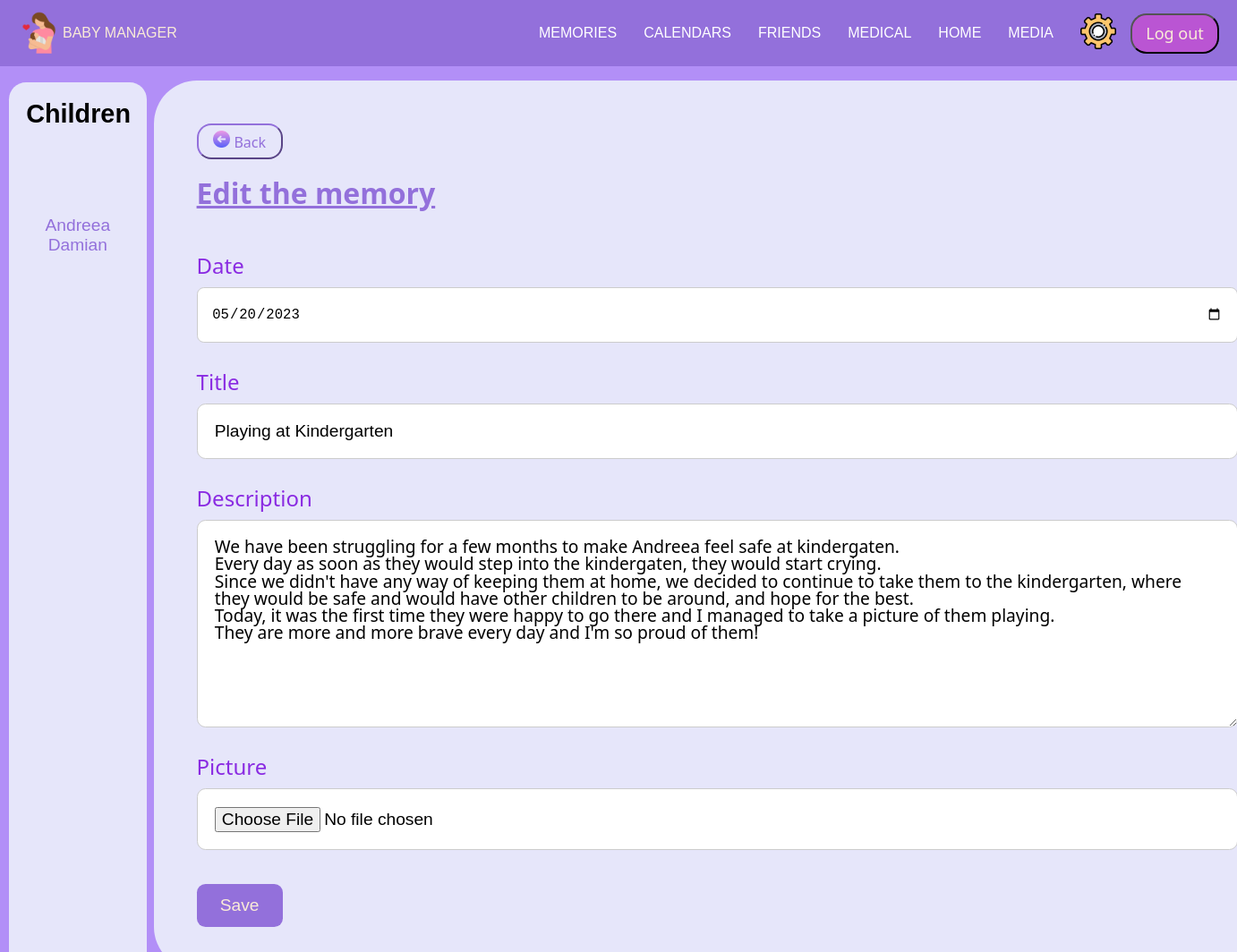
The app's page /Memories/Edit-memories.php?id=2 (signed in) with its own data.
### tables this page shows
CREATE TABLE `child` (
  `id` int(11) NOT NULL,
  `id_parent` int(11) NOT NULL,
  `firstname` varchar(200) NOT NULL,
  `lastname` varchar(200) NOT NULL,
  `birthday` date NOT NULL,
  `gender` varchar(50) NOT NULL
);

CREATE TABLE `memory` (
  `id` int(11) NOT NULL,
  `id_user` int(11) NOT NULL,
  `id_child` int(11) NOT NULL,
  `date` date NOT NULL,
  `title` varchar(200) NOT NULL,
  `description` varchar(1000) NOT NULL,
  `picture` longblob NOT NULL
);

### Memories/Edit-memories.php (the view, shortened to what this page needs)
<?php
    require "../config.php";
    $id_memory = $_GET['id'];
    $sql= mysqli_query($mysql, "SELECT * FROM memory where id='$id_memory'");
?>
<!DOCTYPE html>
<html lang="en-US">
<head>
    <link href="admin-topbar.css" rel="stylesheet" />
    <link href="Edit-memories-style.css" rel="stylesheet" />
    <link rel="stylesheet" href="https://cdnjs.cloudflare.com/ajax/libs/font-awesome/6.0.0-beta2/css/all.min.css" /></head>
</head>
<body>
    <?php require "../login-topbar.php"; ?>
        <div class="page">
            <?php require "leftbar-memories.php"; ?>
            <div class="right">
                <?php
                    while ($row = mysqli_fetch_assoc($sql)) {
                ?>
                <a href="Memories-child.php?id=<?php echo $row['id_child']; ?>">
                    <button>
                        <img src="../Photos/Back.png" alt="back">
                        Back
                    </button>
                </a>
                <h1> Edit the memory </h1>
                <form id="add-form" method="post">
                    <li id="date">
                        <label >Date</label>
                        <input type="date"  value="<?php echo $row['date']; ?>" id="memorydate" name="date">
                    </li>
                    <li id="title">
                        <label>Title</label>
                        <input type="text" value="<?php echo $row['title']; ?>" id="title" name="title" placeholder="Add a title">
                    </li>
                    <li id="description">
                        <label >Description</label>
                        <textarea name="description" rows="10" cols="100" placeholder="Describe the memory"><?php echo $row['description']; ?></textarea>
                    </li>
                    <li id="picture">
                        <label >Picture</label>
                        <input type="file" accept="image/*" value="" id="picture" name="picture" placeholder="Add picture">
                    </li>
                <div class="buttons-kid1">
                    <input type="submit" name="submit" value="Save">
                </div>
                </form>
                <?php
                    }
                ?>
            </div>
        </div>
</body>
</html>

### Memories/leftbar-memories.php
<?php
    $user_id = $_SESSION["id"];
    $sql2= mysqli_query($mysql, "SELECT * FROM child where id_parent='$user_id'");
?>
<div class="leftbar">
    <h2>Children</h2>
    <ul class="choose-child">
        <?php
            while ($row = mysqli_fetch_assoc($sql2)) {
                $child_name = $row['firstname'];
                $child_id = $row['id'];
        ?>
            <li> <a href="Memories-child.php?id=<?php echo $child_id; ?>" class="child"> <?php echo $child_name; ?> </a> </li>
        <?php
            }
        ?>
    </ul>
 </div>

### admin-topbar.css (style rules this page uses)
* { box-sizing: border-box; margin: 0; padding: 0; }
body { font-family: "Poppins", sans-serif; --color1: #FFF ; --color2: mediumpurple; }

### Memories/Edit-memories-style.css (style rules this page uses)
body { background-color: #B28FF7; }
.page { display: flex; flex-direction: row; justify-content: baseline; margin-top: .5em; }
.leftbar { font-family: 'Lucida Sans', 'Lucida Sans Regular', 'Lucida Grande', 'Lucida Sans Unicode', Geneva, Verdana, sans-serif; background-color: lavender; display: flex; flex-direction: column; width: 8em; padding: 1em; margin-top: .5em; font-size: larger; border-radius: 1em; margin-left: 10px; }
.choose-child { list-style-type: none; display: flex; align-items: center; flex-direction: column; position: relative; margin-top: 40px; }
.leftbar h2 { border-radius: .2em; margin-bottom: 2em; }
.child { text-decoration: none; color: mediumpurple; }
.right { padding: 3em; background-color: lavender; margin-top: .5em; margin-left: .5em; margin-right: 0; width:100vw; height: 100%; border-radius: 3em; }
#add-form { display: flex; flex-direction: column; }
#add-form label { font-size: 1.5em; line-height: 1em; margin-bottom: 0.5em; font-family: 'Segoe UI', Tahoma, Geneva, Verdana, sans-serif; color:blueviolet; }
#add-form li { display: flex; flex-direction: column; margin-right: 2em; margin-top: 2em; }
textarea { font-family: 'Segoe UI', Tahoma, Geneva, Verdana, sans-serif; }
input[type="text"], input[type="file"], textarea { font-size: 1.2em; line-height: 1em; padding: 1em; border-radius: 0.5em; border: 1px solid #ccc; }
input[type="file"] { background-color: white; }
input[type="date"] { font-size: 1.2em; line-height: 1.7em; padding: 1em; border-radius: 0.5em; border: 1px solid #ccc; }
input[type="submit"] { font-size: 1.2em; background-color: mediumpurple; width:5em; height:2.5em; line-height: 1.5em; border-radius: 0.5em; border: none; display: flex; align-items: center; justify-content: center; margin-top: 2em; color:antiquewhite; margin-right: 2em; }
.right h1 { font-family: 'Segoe UI', Tahoma, Geneva, Verdana, sans-serif; color:mediumpurple; font-size: 2em; margin-bottom: .5em; text-decoration: underline; }
.right button { font-size: medium; font-family: 'Segoe UI', Tahoma, Geneva, Verdana, sans-serif; background: rgba(230,230,250, .2); border-radius: 1em; height: 2.5em; width: 6em; align-items: center; margin-bottom: 1em; color: mediumpurple; border-color: mediumpurple; }
.right button img { width: 1.2em; }

### records on screen
child: firstname "Andreea"
child: firstname "Damian"
memory: date "05/20/2023", title "Playing at Kindergarten", description "We have been struggling for a few months to make Andreea feel safe at kindergaten. Every day as soon as they would step into the kindergaten, they would start crying. Since we didn't have any way of keeping them at home, we decided to continue to take them to the kindergarten, where they would be safe and would have other children to be around, and hope for the best. Today, it was the first time they were happy to go there and I managed to take a picture of them playing. They are more and more brave every day and I'm so proud of them!"
